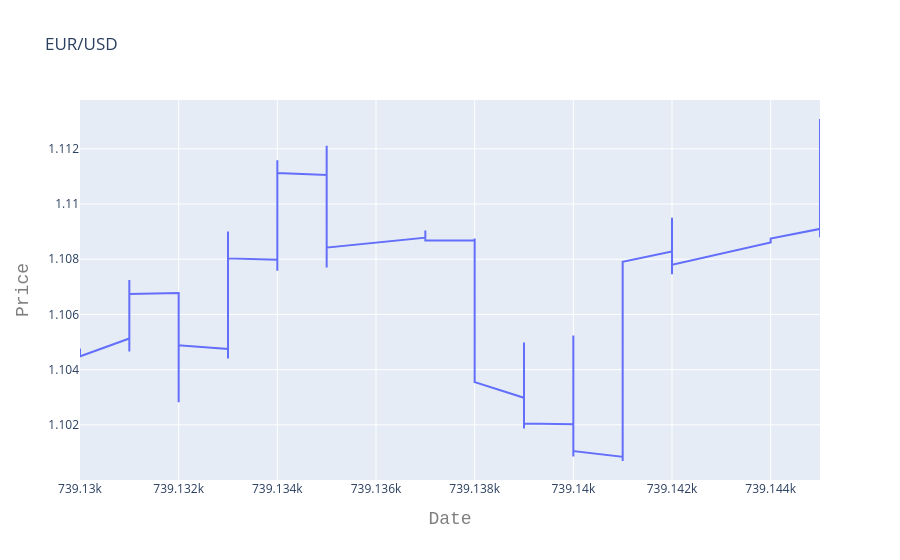

Notebook cell for this chart:
### Code cell
iplot(plot)

### Figure 1 — Plotly figure (JSON) as saved in the notebook; plotly's stock layout.template omitted (floating-point values rounded to 4 significant figures; data arrays with more than 128 entries replaced by an {"elided": "..."} marker saying what was removed)
{"data": [{"type": "scatter", "x": {"elided": "523 int values"}, "y": {"elided": "523 float values"}}], "layout": {"title": {"text": "EUR/USD"}, "xaxis": {"title": {"font": {"color": "#7f7f7f", "family": "Courier New, monospace", "size": 18}, "text": "Date"}}, "yaxis": {"title": {"font": {"color": "#7f7f7f", "family": "Courier New, monospace", "size": 18}, "text": "Price"}}}}
